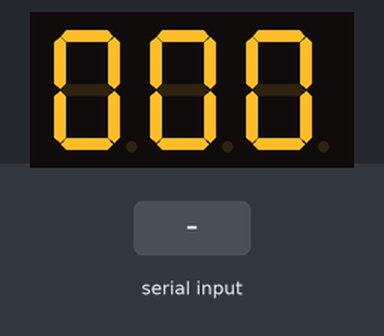
Recording of a sketch running on a simulated Arduino Uno, built with avr-gcc and run on an emulated ATmega328P. Parts: 3-digit seven-segment display. Wiring (inferred from the names in the program): MAX7219 LED driver: CS pin 10. The test bench sets the inputs (shaded band).

Above: at 1.2 s.
1.3 s: "30,150\n" received over Serial
At 2.4 s:
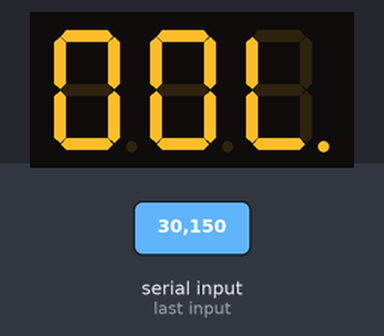
2.8 s: byte 10 ('\n') received over Serial
At 3.3 s:
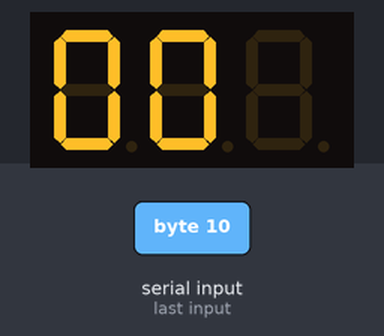
4.3 s: "90,45\n" received over Serial
At 4.7 s:
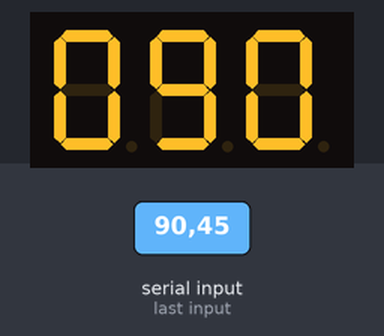
Timing chart, 0 to 7.3 s (numbered marks = the images above; inputs shaded):
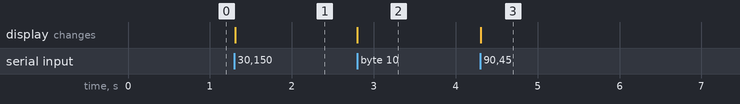

The sketch:

ch7r12.pde
```cpp
/*
  Max7221_digits
 */

#include <SPI.h>  // Arduino SPI library introduced in Arduino version 0019

const int slaveSelect = 10; //pin used to enable the active slave

const int numberOfDigits = 2; // change these to match the number
                              // of digits wired up
const int maxCount       = 99;

int number = 0;

void setup()
{
  Serial.begin(9600);
  SPI.begin();   // initialize SPI
  pinMode(slaveSelect, OUTPUT);
  digitalWrite(slaveSelect,LOW);  //select slave
  // prepare the 7221 to display 7-segment data - see data sheet
  sendCommand(12,1);  // normal mode (default is shutdown mode);
  sendCommand(15,0);  // Display test off
  sendCommand(10,8);  // set medium intensity (range is 0-15)
  sendCommand(11,numberOfDigits);  // 7221 digit scan limit command
  sendCommand(9,255); // decode command, use standard 7-segment digits
  digitalWrite(slaveSelect,HIGH);  //deselect slave
}

void loop()
{
  // display a number from the serial port terminated by the end of line
  // character
  if(Serial.available())
  {
     char ch  = Serial.read();
     if( ch == '\n')
     {
       displayNumber(number);
       number = 0;
     }
     else
     number = (number * 10) + ch - '0'; // see Chapter 4 for details
  }
}

// function to display up to four digits on a 7-segment display
void displayNumber( int number)
{
  for(int i = 0; i < numberOfDigits; i++)
  {
    byte character = number % 10;  // get the value of the rightmost decade
    if(number == 0 && i > 0)
       character = 0xf;  // the 7221 will blank the segments when receiving value
    // send digit number as command, first digit is command 1
    sendCommand(numberOfDigits-i, character);
    number = number / 10;
  }
}

void sendCommand( int command, int value)
{
  digitalWrite(slaveSelect,LOW); //chip select is active low
  //2-byte data transfer to the 7221
  SPI.transfer(command);
  SPI.transfer(value);
  digitalWrite(slaveSelect,HIGH); //release chip, signal end transfer
}
```

Measured:
- after the input at 1.3 s, the display: changes at once (image 1)
- after the input at 2.8 s, the display: changes at once (image 2)
- after the input at 4.3 s, the display: changes at once (image 3)
